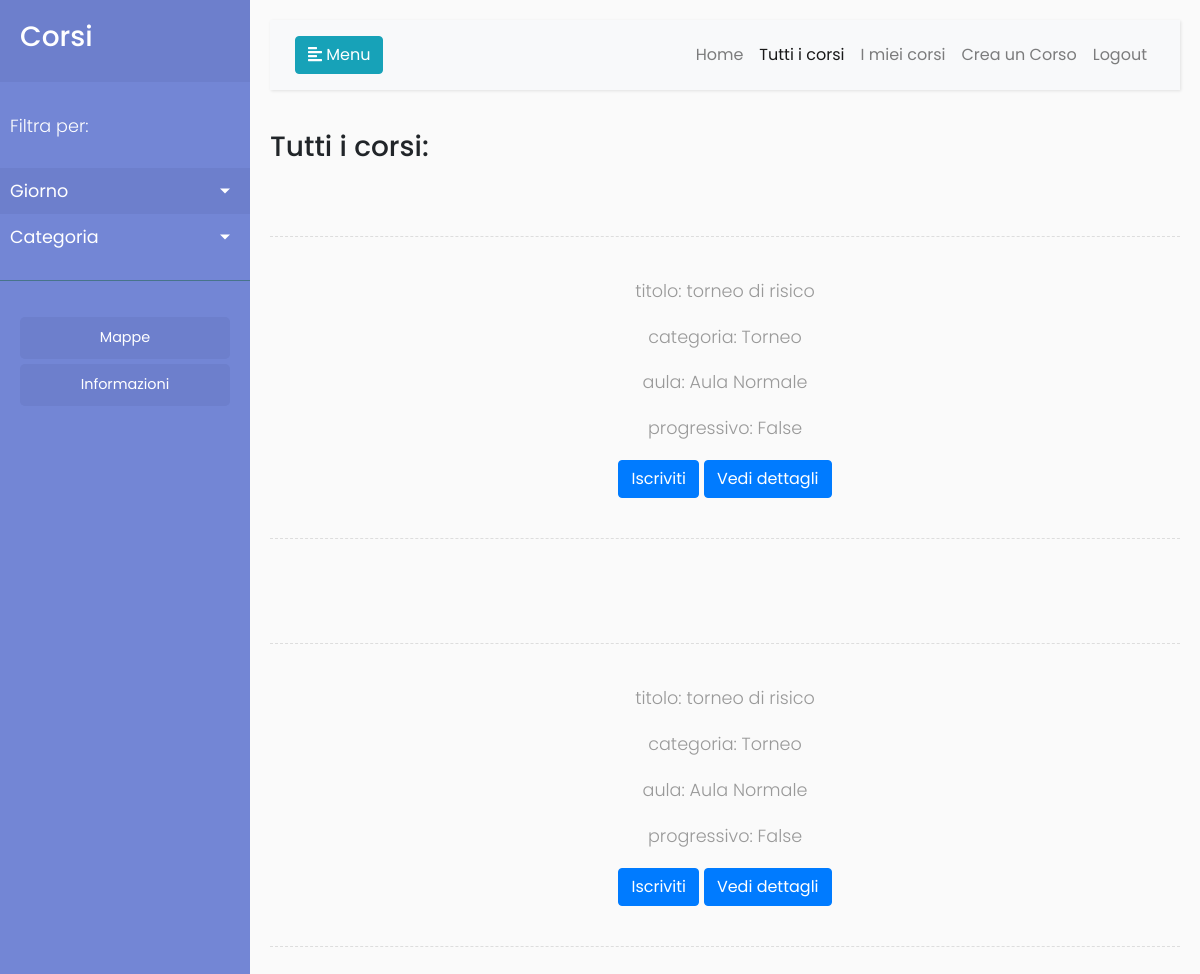
/corsi/ (signed in), run on an earlier commit of the app's database.
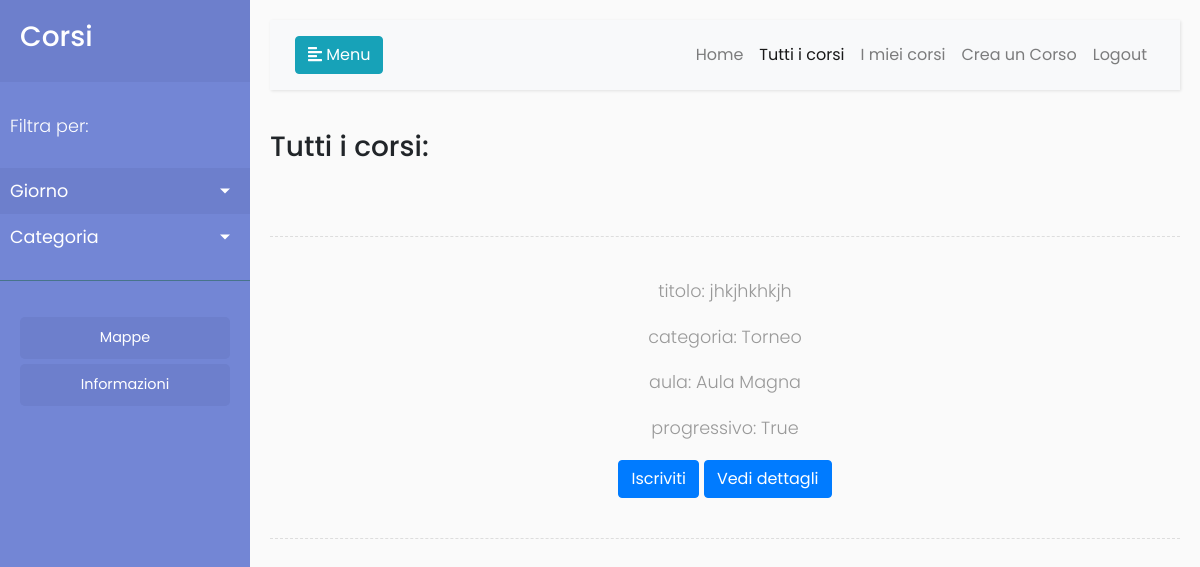
And on a later commit of the database.
### app/models.py (models this page shows, shortened)
class Corso(models.Model):
    nome = models.CharField(max_length=100)
    descrizione = models.TextField(max_length=1500)
    categoria = models.ForeignKey('Categoria', on_delete=models.CASCADE, null=True, blank=True)
    is_progressive = models.BooleanField(default=True)
    fasce = models.ManyToManyField('Fascia')
    aula = models.ForeignKey('Aula', on_delete=models.CASCADE, related_name='aula')
    creatore = models.ForeignKey('Utente', on_delete=models.CASCADE, related_name='creatore')
    ospitanti = models.ManyToManyField('Utente')
    iscritti = models.ManyToManyField('Utente', related_name='iscritti')
    full = models.BooleanField(default=False)
    convalidato = models.BooleanField(default=False)

class Categoria(models.Model):
    nome = models.CharField(max_length=150)
    def __str__(self):
        return self.nome

class Aula(models.Model):
    nome_aula = models.CharField(
        max_length=100,
        choices=([
            ('Palestra', 'Palestra'),
            ('Aula Normale', 'Aula Normale'),
            ('Aula Magna', 'Aula Magna'),
            ('Laboratorio di informatica', 'Laboratorio di informatica'),
        ]),
    )
    capacita = models.IntegerField(default=30)

### app/views.py (the view)
# urls.py: url(r'^corsi/$', views.corsi),
@login_required(login_url='/login/')
def corsi(request):
	giorni = Giorno.objects.all()
	categorie = Categoria.objects.all()
	corsi = Corso.objects.filter(convalidato=True)
	return render(request, 'corsi/corsi.html', {'corsi': corsi, 'giorni': giorni, 'categorie': categorie})

### app/models.py (called while the page is built)
    def __str__(self):
        return self.giorno_della_settimana

### app/templates/corsi/corsi.html (shortened to what this page needs)
{% extends 'base.html' %}
{% block head %}
  <link rel="stylesheet" href="https://unpkg.com/purecss@1.0.0/build/base-min.css">
  <link rel="stylesheet" href="https://unpkg.com/purecss@1.0.0/build/grids-min.css">
  <link rel="stylesheet" href="https://unpkg.com/purecss@1.0.0/build/grids-responsive-min.css">
{% endblock %}
{% block content %}
<h3>Tutti i corsi:</h3> <br>
{% for corso in corsi %}
  <div class="line"></div>
  <div class="pure-g">
    <div class="pure-u-md-1-2 pure-u-sm-1-1 pure-u-1-1 pure-u-lg-1-2 pure-u-xl-1-5 centered-text"><p>titolo: {{ corso.nome }}</p></div>
    <div class="pure-u-md-1-2 pure-u-sm-1-1 pure-u-1-1 pure-u-lg-1-2 pure-u-xl-1-5 centered-text"><p>categoria: {{corso.categoria}}</p></div>
    <div class="pure-u-md-1-3 pure-u-sm-1-1 pure-u-1-1 pure-u-lg-1-3 pure-u-xl-1-5 centered-text"><p>aula: {{corso.aula.nome_aula}}</p></div>
    <div class="pure-u-md-1-3 pure-u-sm-1-1 pure-u-1-1 pure-u-lg-1-3 pure-u-xl-1-5 centered-text"><p>progressivo: {{corso.is_progressive}}</p></div>
    <div class="pure-u-md-1-3 pure-u-sm-1-1 pure-u-1-1 pure-u-lg-1-3 pure-u-xl-1-5 centered-text"><p>
      <button class="btn btn-primary"><a href='/iscriviti/{{corso.id}}'>Iscriviti</a></button>
      <button class="btn btn-primary">Vedi dettagli</button>
    </p></div>
    <div class="line"></div>
  </div>
  <br>
{% endfor %}
{% endblock %}

### app/templates/base.html (shortened to what this page needs)
{% load staticfiles %}
{% load static %}
<html>
<head>
  {% block head %}
  {% endblock %}
    <link rel="stylesheet" href="https://stackpath.bootstrapcdn.com/bootstrap/4.1.0/css/bootstrap.min.css">
    <link rel="stylesheet" href="{% static 'css/style.css' %}">
		<link rel="stylesheet" href="{% static 'css/sidebar.css' %}">
</head>
<body>
    <div class="wrapper">
        <nav id="sidebar">
            <div class="sidebar-header">
                <h3>Corsi</h3>
            </div>
            <ul class="list-unstyled components">
                <p>Filtra per: </p>
                <li class="active">
                    <a href="#homeSubmenu" data-toggle="collapse" aria-expanded="false" class="dropdown-toggle">Giorno</a>
                </li>
                <li>
                    <a href="#pageSubmenu" data-toggle="collapse" aria-expanded="false" class="dropdown-toggle">Categoria</a>
                </li>
            </ul>
            <ul class="list-unstyled CTAs">
                <li>
                    <a class="article" href="/mappe/">Mappe</a>
                </li>
                <li>
                    <a class="article" href="/informazioni/">Informazioni</a>
                </li>
            </ul>
        </nav>
        <div id="content">
            <nav class="navbar navbar-expand-lg navbar-light bg-light">
                <div class="container-fluid">
                    <button type="button" id="menuButton" class="btn btn-info" onclick="show_menu()">
                        <i class="fas fa-align-left"></i>
                        <span>Menu</span>
                    </button>
                    <div class="collapse navbar-collapse" id="navbarSupportedContent">
                        <ul class="nav navbar-nav ml-auto">
													<li class="nav-item active" id="homelink">
															<a class="nav-link" href="/">Home</a>
													</li>
													<li class="nav-item" id="tutticorsi">
															<a class="nav-link" href="/corsi/" >Tutti i corsi</a>
													</li>
                            <li class="nav-item"  id="mieicorsi">
                                <a class="nav-link" href="/mieicorsi/">I miei corsi</a>
                            </li>
														<li class="nav-item" id="creacorso">
                                <a class="nav-link" href="/creacorso/">Crea un Corso</a>
                            </li>
                            <li class="nav-item">
                                <a class="nav-link" href="/logout/">Logout</a>
                            </li>
                        </ul>
                    </div>
                </div>
            </nav>
            {% block content %}
						{% endblock %}
        </div>
    </div>
</body>
</html>

### app/static/css/style.css (style rules this page uses)
* { margin: 0; padding: 0; border: 0; outline: 0; font-size: 100%; vertical-align: baseline; background: transparent; }
.centered-text { text-align:center; }

### app/static/css/sidebar.css (style rules this page uses)
body { font-family: 'Poppins', sans-serif; background: #fafafa; }
p { font-family: 'Poppins', sans-serif; font-size: 1.1em; font-weight: 300; line-height: 1.7em; color: #999; }
a, a:hover, a:focus { color: inherit; text-decoration: none; transition: all 0.3s; }
.navbar { padding: 15px 10px; background: #fff; border: none; border-radius: 0; margin-bottom: 40px; box-shadow: 1px 1px 3px rgba(0, 0, 0, 0.1); }
.line { width: 100%; height: 1px; border-bottom: 1px dashed #ddd; margin: 40px 0; }
.wrapper { display: flex; width: 100%; align-items: stretch; }
#sidebar { min-width: 250px; max-width: 250px; background: #7386D5; color: #fff; transition: all 0.3s; }
#sidebar .sidebar-header { padding: 20px; background: #6d7fcc; }
#sidebar ul.components { padding: 20px 0; border-bottom: 1px solid #47748b; }
#sidebar ul p { color: #fff; padding: 10px; }
#sidebar ul li a { padding: 10px; font-size: 1.1em; display: block; }
#sidebar ul li.active>a, a[aria-expanded="true"] { color: #fff; background: #6d7fcc; }
a[data-toggle="collapse"] { position: relative; }
.dropdown-toggle::after { display: block; position: absolute; top: 50%; right: 20px; transform: translateY(-50%); }
ul.CTAs { padding: 20px; }
ul.CTAs a { text-align: center; font-size: 0.9em !important; display: block; border-radius: 5px; margin-bottom: 5px; }
a.article, a.article:hover { background: #6d7fcc !important; color: #fff !important; }
#content { width: 100%; padding: 20px; min-height: 100vh; transition: all 0.3s; }

What changed in the data, as far as the page shows it:
removed Corso: nome "torneo di risico", categoria "Torneo", aula.nome_aula "Aula Normale", is_progressive "False"
removed Corso: nome "torneo di risico", categoria "Torneo", aula.nome_aula "Aula Normale", is_progressive "False"
added Corso: nome "jhkjhkhkjh", categoria "Torneo", aula.nome_aula "Aula Magna", is_progressive "True"
